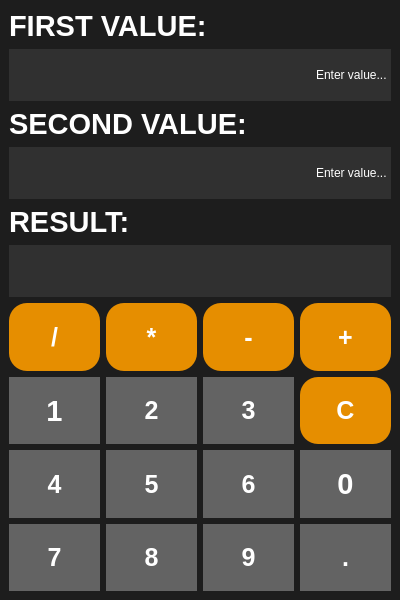
<?xml version="1.0" encoding="UTF-8"?>
<ui version="4.0">
 <class>MainWindow</class>
 <widget class="QMainWindow" name="MainWindow">
  <property name="geometry">
   <rect>
    <x>0</x>
    <y>0</y>
    <width>400</width>
    <height>600</height>
   </rect>
  </property>
  <property name="sizePolicy">
   <sizepolicy hsizetype="Fixed" vsizetype="Fixed">
    <horstretch>0</horstretch>
    <verstretch>0</verstretch>
   </sizepolicy>
  </property>
  <property name="minimumSize">
   <size>
    <width>400</width>
    <height>0</height>
   </size>
  </property>
  <property name="font">
   <font>
    <weight>50</weight>
    <italic>false</italic>
    <bold>false</bold>
    <strikeout>false</strikeout>
    <kerning>false</kerning>
   </font>
  </property>
  <property name="acceptDrops">
   <bool>false</bool>
  </property>
  <property name="windowTitle">
   <string>Calc</string>
  </property>
  <property name="styleSheet">
   <string notr="true">background-color: rgb(29, 29, 29);</string>
  </property>
  <widget class="QWidget" name="centralwidget">
   <layout class="QGridLayout" name="gridLayout">
    <item row="0" column="0">
     <layout class="QVBoxLayout" name="verticalLayout">
      <item>
       <widget class="QLabel" name="label">
        <property name="sizePolicy">
         <sizepolicy hsizetype="Preferred" vsizetype="Fixed">
          <horstretch>0</horstretch>
          <verstretch>0</verstretch>
         </sizepolicy>
        </property>
        <property name="font">
         <font>
          <pointsize>22</pointsize>
          <weight>75</weight>
          <bold>true</bold>
         </font>
        </property>
        <property name="styleSheet">
         <string notr="true">color: white;</string>
        </property>
        <property name="text">
         <string>FIRST VALUE:</string>
        </property>
       </widget>
      </item>
      <item>
       <widget class="QLineEdit" name="lineEdit">
        <property name="sizePolicy">
         <sizepolicy hsizetype="Expanding" vsizetype="Expanding">
          <horstretch>0</horstretch>
          <verstretch>0</verstretch>
         </sizepolicy>
        </property>
        <property name="font">
         <font>
          <stylestrategy>PreferDefault</stylestrategy>
         </font>
        </property>
        <property name="cursor">
         <cursorShape>IBeamCursor</cursorShape>
        </property>
        <property name="styleSheet">
         <string notr="true">QLineEdit {
	background-color:rgb(48, 48, 48);
	color: white;
    border: none;
    outline: none;
	

}

QLineEdit:focus {
    border: none;
    outline: none;
}</string>
        </property>
        <property name="text">
         <string>Enter value...</string>
        </property>
        <property name="alignment">
         <set>Qt::AlignRight|Qt::AlignTrailing|Qt::AlignVCenter</set>
        </property>
       </widget>
      </item>
      <item>
       <widget class="QLabel" name="label_2">
        <property name="sizePolicy">
         <sizepolicy hsizetype="Preferred" vsizetype="Fixed">
          <horstretch>0</horstretch>
          <verstretch>0</verstretch>
         </sizepolicy>
        </property>
        <property name="font">
         <font>
          <pointsize>22</pointsize>
          <weight>75</weight>
          <bold>true</bold>
         </font>
        </property>
        <property name="styleSheet">
         <string notr="true">color: white;</string>
        </property>
        <property name="text">
         <string>SECOND VALUE:</string>
        </property>
       </widget>
      </item>
      <item>
       <widget class="QLineEdit" name="lineEdit_2">
        <property name="sizePolicy">
         <sizepolicy hsizetype="Expanding" vsizetype="Expanding">
          <horstretch>0</horstretch>
          <verstretch>0</verstretch>
         </sizepolicy>
        </property>
        <property name="styleSheet">
         <string notr="true">QLineEdit {
	background-color:rgb(48, 48, 48);
	color: white;
    border: none;
    outline: none;
	

}

QLineEdit:focus {
    border: none;
    outline: none;
}</string>
        </property>
        <property name="text">
         <string>Enter value...</string>
        </property>
        <property name="alignment">
         <set>Qt::AlignRight|Qt::AlignTrailing|Qt::AlignVCenter</set>
        </property>
       </widget>
      </item>
      <item>
       <widget class="QLabel" name="label_3">
        <property name="sizePolicy">
         <sizepolicy hsizetype="Preferred" vsizetype="Fixed">
          <horstretch>0</horstretch>
          <verstretch>0</verstretch>
         </sizepolicy>
        </property>
        <property name="font">
         <font>
          <pointsize>22</pointsize>
          <weight>75</weight>
          <bold>true</bold>
         </font>
        </property>
        <property name="styleSheet">
         <string notr="true">color: white;</string>
        </property>
        <property name="text">
         <string>RESULT:</string>
        </property>
       </widget>
      </item>
      <item>
       <widget class="QLineEdit" name="lineEdit_3">
        <property name="sizePolicy">
         <sizepolicy hsizetype="Expanding" vsizetype="Expanding">
          <horstretch>0</horstretch>
          <verstretch>0</verstretch>
         </sizepolicy>
        </property>
        <property name="styleSheet">
         <string notr="true">QLineEdit {
	background-color:rgb(48, 48, 48);
	color: white;
    border: none;
    outline: none;
	

}

QLineEdit:focus {
    border: none;
    outline: none;
}</string>
        </property>
       </widget>
      </item>
     </layout>
    </item>
    <item row="1" column="0">
     <layout class="QGridLayout" name="gridLayout_2">
      <item row="1" column="1">
       <widget class="QPushButton" name="pushButton_2">
        <property name="sizePolicy">
         <sizepolicy hsizetype="Expanding" vsizetype="Expanding">
          <horstretch>0</horstretch>
          <verstretch>0</verstretch>
         </sizepolicy>
        </property>
        <property name="font">
         <font>
          <pointsize>19</pointsize>
          <weight>75</weight>
          <bold>true</bold>
         </font>
        </property>
        <property name="styleSheet">
         <string notr="true">QPushButton {
    border: none; 
    background-color:rgb(99, 99, 99);
    color: white;              
}
</string>
        </property>
        <property name="text">
         <string>2</string>
        </property>
       </widget>
      </item>
      <item row="2" column="1">
       <widget class="QPushButton" name="pushButton_5">
        <property name="sizePolicy">
         <sizepolicy hsizetype="Expanding" vsizetype="Expanding">
          <horstretch>0</horstretch>
          <verstretch>0</verstretch>
         </sizepolicy>
        </property>
        <property name="font">
         <font>
          <pointsize>19</pointsize>
          <weight>75</weight>
          <bold>true</bold>
         </font>
        </property>
        <property name="styleSheet">
         <string notr="true">QPushButton {
    border: none; 
    background-color:rgb(99, 99, 99);
    color: white;              
}
</string>
        </property>
        <property name="text">
         <string>5</string>
        </property>
       </widget>
      </item>
      <item row="2" column="2">
       <widget class="QPushButton" name="pushButton_6">
        <property name="sizePolicy">
         <sizepolicy hsizetype="Expanding" vsizetype="Expanding">
          <horstretch>0</horstretch>
          <verstretch>0</verstretch>
         </sizepolicy>
        </property>
        <property name="font">
         <font>
          <pointsize>19</pointsize>
          <weight>75</weight>
          <bold>true</bold>
         </font>
        </property>
        <property name="styleSheet">
         <string notr="true">QPushButton {
    border: none; 
    background-color:rgb(99, 99, 99);
    color: white;              
}
</string>
        </property>
        <property name="text">
         <string>6</string>
        </property>
       </widget>
      </item>
      <item row="3" column="1">
       <widget class="QPushButton" name="pushButton_8">
        <property name="sizePolicy">
         <sizepolicy hsizetype="Expanding" vsizetype="Expanding">
          <horstretch>0</horstretch>
          <verstretch>0</verstretch>
         </sizepolicy>
        </property>
        <property name="font">
         <font>
          <pointsize>19</pointsize>
          <weight>75</weight>
          <bold>true</bold>
         </font>
        </property>
        <property name="styleSheet">
         <string notr="true">QPushButton {
    border: none; 
    background-color:rgb(99, 99, 99);
    color: white;              
}
</string>
        </property>
        <property name="text">
         <string>8</string>
        </property>
       </widget>
      </item>
      <item row="3" column="0">
       <widget class="QPushButton" name="pushButton_7">
        <property name="sizePolicy">
         <sizepolicy hsizetype="Expanding" vsizetype="Expanding">
          <horstretch>0</horstretch>
          <verstretch>0</verstretch>
         </sizepolicy>
        </property>
        <property name="font">
         <font>
          <pointsize>19</pointsize>
          <weight>75</weight>
          <bold>true</bold>
         </font>
        </property>
        <property name="styleSheet">
         <string notr="true">QPushButton {
    border: none; 
    background-color:rgb(99, 99, 99);
    color: white;              
}
</string>
        </property>
        <property name="text">
         <string>7</string>
        </property>
       </widget>
      </item>
      <item row="2" column="0">
       <widget class="QPushButton" name="pushButton_4">
        <property name="sizePolicy">
         <sizepolicy hsizetype="Expanding" vsizetype="Expanding">
          <horstretch>0</horstretch>
          <verstretch>0</verstretch>
         </sizepolicy>
        </property>
        <property name="font">
         <font>
          <pointsize>19</pointsize>
          <weight>75</weight>
          <bold>true</bold>
         </font>
        </property>
        <property name="styleSheet">
         <string notr="true">QPushButton {
    border: none; 
    background-color:rgb(99, 99, 99);
    color: white;              
}
</string>
        </property>
        <property name="text">
         <string>4</string>
        </property>
       </widget>
      </item>
      <item row="1" column="0">
       <widget class="QPushButton" name="pushButton">
        <property name="sizePolicy">
         <sizepolicy hsizetype="Expanding" vsizetype="Expanding">
          <horstretch>0</horstretch>
          <verstretch>0</verstretch>
         </sizepolicy>
        </property>
        <property name="font">
         <font>
          <pointsize>22</pointsize>
          <weight>75</weight>
          <bold>true</bold>
         </font>
        </property>
        <property name="styleSheet">
         <string notr="true">QPushButton {
    border: none; 
    background-color:rgb(99, 99, 99);
    color: white;              
}
</string>
        </property>
        <property name="text">
         <string>1</string>
        </property>
       </widget>
      </item>
      <item row="1" column="2">
       <widget class="QPushButton" name="pushButton_3">
        <property name="sizePolicy">
         <sizepolicy hsizetype="Expanding" vsizetype="Expanding">
          <horstretch>0</horstretch>
          <verstretch>0</verstretch>
         </sizepolicy>
        </property>
        <property name="font">
         <font>
          <pointsize>19</pointsize>
          <weight>75</weight>
          <bold>true</bold>
         </font>
        </property>
        <property name="styleSheet">
         <string notr="true">QPushButton {
    border: none; 
    background-color:rgb(99, 99, 99);
    color: white;              
}
</string>
        </property>
        <property name="text">
         <string>3</string>
        </property>
       </widget>
      </item>
      <item row="3" column="2">
       <widget class="QPushButton" name="pushButton_9">
        <property name="sizePolicy">
         <sizepolicy hsizetype="Expanding" vsizetype="Expanding">
          <horstretch>0</horstretch>
          <verstretch>0</verstretch>
         </sizepolicy>
        </property>
        <property name="font">
         <font>
          <pointsize>19</pointsize>
          <weight>75</weight>
          <bold>true</bold>
         </font>
        </property>
        <property name="styleSheet">
         <string notr="true">QPushButton {
    border: none; 
    background-color:rgb(99, 99, 99);
    color: white;              
}
</string>
        </property>
        <property name="text">
         <string>9</string>
        </property>
       </widget>
      </item>
      <item row="0" column="0">
       <widget class="QPushButton" name="pushButton_12">
        <property name="sizePolicy">
         <sizepolicy hsizetype="Expanding" vsizetype="Expanding">
          <horstretch>0</horstretch>
          <verstretch>0</verstretch>
         </sizepolicy>
        </property>
        <property name="font">
         <font>
          <pointsize>19</pointsize>
          <weight>75</weight>
          <bold>true</bold>
         </font>
        </property>
        <property name="styleSheet">
         <string notr="true">QPushButton {
    border: none; 
    background-color: rgb(230, 142, 0);
    color: white;          
	 border-radius: 18px;
}


QPushButton:hover {
    background-color: rgb(188, 116, 0);
}

QPushButton:pressed {
    background-color: rgb(170, 105, 0); 
}</string>
        </property>
        <property name="text">
         <string>/</string>
        </property>
       </widget>
      </item>
      <item row="0" column="2">
       <widget class="QPushButton" name="pushButton_14">
        <property name="sizePolicy">
         <sizepolicy hsizetype="Expanding" vsizetype="Expanding">
          <horstretch>0</horstretch>
          <verstretch>0</verstretch>
         </sizepolicy>
        </property>
        <property name="font">
         <font>
          <pointsize>19</pointsize>
          <weight>75</weight>
          <bold>true</bold>
         </font>
        </property>
        <property name="styleSheet">
         <string notr="true">QPushButton {
    border: none; 
    background-color: rgb(230, 142, 0);
    color: white;          
	 border-radius: 18px;
}


QPushButton:hover {
    background-color: rgb(188, 116, 0);
}

QPushButton:pressed {
    background-color: rgb(170, 105, 0); 
}</string>
        </property>
        <property name="text">
         <string>-</string>
        </property>
       </widget>
      </item>
      <item row="2" column="3">
       <widget class="QPushButton" name="pushButton_10">
        <property name="sizePolicy">
         <sizepolicy hsizetype="Expanding" vsizetype="Expanding">
          <horstretch>0</horstretch>
          <verstretch>0</verstretch>
         </sizepolicy>
        </property>
        <property name="font">
         <font>
          <pointsize>22</pointsize>
          <weight>75</weight>
          <bold>true</bold>
         </font>
        </property>
        <property name="styleSheet">
         <string notr="true">QPushButton {
    border: none; 
    background-color:rgb(99, 99, 99);
    color: white;              
}
</string>
        </property>
        <property name="text">
         <string>0</string>
        </property>
       </widget>
      </item>
      <item row="3" column="3">
       <widget class="QPushButton" name="pushButton_11">
        <property name="sizePolicy">
         <sizepolicy hsizetype="Expanding" vsizetype="Expanding">
          <horstretch>0</horstretch>
          <verstretch>0</verstretch>
         </sizepolicy>
        </property>
        <property name="font">
         <font>
          <pointsize>19</pointsize>
          <weight>75</weight>
          <bold>true</bold>
         </font>
        </property>
        <property name="styleSheet">
         <string notr="true">QPushButton {
    border: none; 
    background-color:rgb(99, 99, 99);
    color: white;              
}
</string>
        </property>
        <property name="text">
         <string>.</string>
        </property>
       </widget>
      </item>
      <item row="0" column="3">
       <widget class="QPushButton" name="pushButton_15">
        <property name="sizePolicy">
         <sizepolicy hsizetype="Expanding" vsizetype="Expanding">
          <horstretch>0</horstretch>
          <verstretch>0</verstretch>
         </sizepolicy>
        </property>
        <property name="font">
         <font>
          <pointsize>19</pointsize>
          <weight>75</weight>
          <bold>true</bold>
         </font>
        </property>
        <property name="styleSheet">
         <string notr="true">QPushButton {
    border: none; 
    background-color: rgb(230, 142, 0);
    color: white;          
	 border-radius: 18px;
}


QPushButton:hover {
    background-color: rgb(188, 116, 0);
}

QPushButton:pressed {
    background-color: rgb(170, 105, 0); 
}</string>
        </property>
        <property name="text">
         <string>+</string>
        </property>
       </widget>
      </item>
      <item row="0" column="1">
       <widget class="QPushButton" name="pushButton_13">
        <property name="sizePolicy">
         <sizepolicy hsizetype="Expanding" vsizetype="Expanding">
          <horstretch>0</horstretch>
          <verstretch>0</verstretch>
         </sizepolicy>
        </property>
        <property name="font">
         <font>
          <pointsize>19</pointsize>
          <weight>75</weight>
          <bold>true</bold>
         </font>
        </property>
        <property name="styleSheet">
         <string notr="true">QPushButton {
    border: none; 
    background-color: rgb(230, 142, 0);
    color: white;          
	 border-radius: 18px;
}


QPushButton:hover {
    background-color: rgb(188, 116, 0);
}

QPushButton:pressed {
    background-color: rgb(170, 105, 0); 
}</string>
        </property>
        <property name="text">
         <string>*</string>
        </property>
       </widget>
      </item>
      <item row="1" column="3">
       <widget class="QPushButton" name="pushButton_16">
        <property name="sizePolicy">
         <sizepolicy hsizetype="Expanding" vsizetype="Expanding">
          <horstretch>0</horstretch>
          <verstretch>0</verstretch>
         </sizepolicy>
        </property>
        <property name="font">
         <font>
          <pointsize>19</pointsize>
          <weight>75</weight>
          <bold>true</bold>
         </font>
        </property>
        <property name="styleSheet">
         <string notr="true">QPushButton {
    border: none; 
    background-color: rgb(230, 142, 0);
    color: white;          
	 border-radius: 18px;
}


QPushButton:hover {
    background-color: rgb(188, 116, 0);
}

QPushButton:pressed {
    background-color: rgb(170, 105, 0); 
}</string>
        </property>
        <property name="text">
         <string>C</string>
        </property>
       </widget>
      </item>
     </layout>
    </item>
   </layout>
  </widget>
 </widget>
 <resources/>
 <connections>
  <connection>
   <sender>pushButton_12</sender>
   <signal>clicked()</signal>
   <receiver>MainWindow</receiver>
   <slot>ResDiv()</slot>
   <hints>
    <hint type="sourcelabel">
     <x>34</x>
     <y>315</y>
    </hint>
    <hint type="destinationlabel">
     <x>440</x>
     <y>131</y>
    </hint>
   </hints>
  </connection>
  <connection>
   <sender>pushButton_13</sender>
   <signal>clicked()</signal>
   <receiver>MainWindow</receiver>
   <slot>ResMultypl()</slot>
   <hints>
    <hint type="sourcelabel">
     <x>160</x>
     <y>321</y>
    </hint>
    <hint type="destinationlabel">
     <x>448</x>
     <y>157</y>
    </hint>
   </hints>
  </connection>
  <connection>
   <sender>pushButton_14</sender>
   <signal>clicked()</signal>
   <receiver>MainWindow</receiver>
   <slot>ResSubstr()</slot>
   <hints>
    <hint type="sourcelabel">
     <x>234</x>
     <y>316</y>
    </hint>
    <hint type="destinationlabel">
     <x>477</x>
     <y>186</y>
    </hint>
   </hints>
  </connection>
  <connection>
   <sender>pushButton_15</sender>
   <signal>clicked()</signal>
   <receiver>MainWindow</receiver>
   <slot>ResSum()</slot>
   <hints>
    <hint type="sourcelabel">
     <x>329</x>
     <y>314</y>
    </hint>
    <hint type="destinationlabel">
     <x>575</x>
     <y>225</y>
    </hint>
   </hints>
  </connection>
  <connection>
   <sender>pushButton_16</sender>
   <signal>clicked()</signal>
   <receiver>MainWindow</receiver>
   <slot>Clear()</slot>
   <hints>
    <hint type="sourcelabel">
     <x>360</x>
     <y>396</y>
    </hint>
    <hint type="destinationlabel">
     <x>661</x>
     <y>403</y>
    </hint>
   </hints>
  </connection>
  <connection>
   <sender>pushButton</sender>
   <signal>clicked()</signal>
   <receiver>MainWindow</receiver>
   <slot>Add1()</slot>
   <hints>
    <hint type="sourcelabel">
     <x>51</x>
     <y>397</y>
    </hint>
    <hint type="destinationlabel">
     <x>620</x>
     <y>456</y>
    </hint>
   </hints>
  </connection>
  <connection>
   <sender>pushButton_2</sender>
   <signal>clicked()</signal>
   <receiver>MainWindow</receiver>
   <slot>Add2()</slot>
   <hints>
    <hint type="sourcelabel">
     <x>179</x>
     <y>422</y>
    </hint>
    <hint type="destinationlabel">
     <x>588</x>
     <y>473</y>
    </hint>
   </hints>
  </connection>
  <connection>
   <sender>pushButton_3</sender>
   <signal>clicked()</signal>
   <receiver>MainWindow</receiver>
   <slot>Add3()</slot>
   <hints>
    <hint type="sourcelabel">
     <x>255</x>
     <y>396</y>
    </hint>
    <hint type="destinationlabel">
     <x>616</x>
     <y>485</y>
    </hint>
   </hints>
  </connection>
  <connection>
   <sender>pushButton_4</sender>
   <signal>clicked()</signal>
   <receiver>MainWindow</receiver>
   <slot>Add4()</slot>
   <hints>
    <hint type="sourcelabel">
     <x>86</x>
     <y>499</y>
    </hint>
    <hint type="destinationlabel">
     <x>788</x>
     <y>534</y>
    </hint>
   </hints>
  </connection>
  <connection>
   <sender>pushButton_5</sender>
   <signal>clicked()</signal>
   <receiver>MainWindow</receiver>
   <slot>Add5()</slot>
   <hints>
    <hint type="sourcelabel">
     <x>166</x>
     <y>495</y>
    </hint>
    <hint type="destinationlabel">
     <x>693</x>
     <y>552</y>
    </hint>
   </hints>
  </connection>
  <connection>
   <sender>pushButton_6</sender>
   <signal>clicked()</signal>
   <receiver>MainWindow</receiver>
   <slot>Add6()</slot>
   <hints>
    <hint type="sourcelabel">
     <x>229</x>
     <y>487</y>
    </hint>
    <hint type="destinationlabel">
     <x>652</x>
     <y>567</y>
    </hint>
   </hints>
  </connection>
  <connection>
   <sender>pushButton_10</sender>
   <signal>clicked()</signal>
   <receiver>MainWindow</receiver>
   <slot>Add0()</slot>
   <hints>
    <hint type="sourcelabel">
     <x>349</x>
     <y>505</y>
    </hint>
    <hint type="destinationlabel">
     <x>724</x>
     <y>584</y>
    </hint>
   </hints>
  </connection>
  <connection>
   <sender>pushButton_7</sender>
   <signal>clicked()</signal>
   <receiver>MainWindow</receiver>
   <slot>Add7()</slot>
   <hints>
    <hint type="sourcelabel">
     <x>52</x>
     <y>567</y>
    </hint>
    <hint type="destinationlabel">
     <x>646</x>
     <y>597</y>
    </hint>
   </hints>
  </connection>
  <connection>
   <sender>pushButton_8</sender>
   <signal>clicked()</signal>
   <receiver>MainWindow</receiver>
   <slot>Add8()</slot>
   <hints>
    <hint type="sourcelabel">
     <x>170</x>
     <y>560</y>
    </hint>
    <hint type="destinationlabel">
     <x>705</x>
     <y>594</y>
    </hint>
   </hints>
  </connection>
  <connection>
   <sender>pushButton_9</sender>
   <signal>clicked()</signal>
   <receiver>MainWindow</receiver>
   <slot>Add9()</slot>
   <hints>
    <hint type="sourcelabel">
     <x>259</x>
     <y>578</y>
    </hint>
    <hint type="destinationlabel">
     <x>481</x>
     <y>579</y>
    </hint>
   </hints>
  </connection>
  <connection>
   <sender>pushButton_11</sender>
   <signal>clicked()</signal>
   <receiver>MainWindow</receiver>
   <slot>AddPtr()</slot>
   <hints>
    <hint type="sourcelabel">
     <x>321</x>
     <y>526</y>
    </hint>
    <hint type="destinationlabel">
     <x>702</x>
     <y>539</y>
    </hint>
   </hints>
  </connection>
 </connections>
 <slots>
  <slot>Add1()</slot>
  <slot>Add2()</slot>
  <slot>Add3()</slot>
  <slot>Add4()</slot>
  <slot>Add5()</slot>
  <slot>Add6()</slot>
  <slot>Add7()</slot>
  <slot>Add8()</slot>
  <slot>Add9()</slot>
  <slot>Add0()</slot>
  <slot>AddPtr()</slot>
  <slot>ResDiv()</slot>
  <slot>ResSum()</slot>
  <slot>ResSubstr()</slot>
  <slot>ResMultypl()</slot>
  <slot>Clear()</slot>
 </slots>
</ui>
